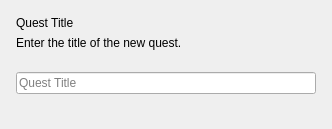
<?xml version="1.0" encoding="UTF-8"?>
<ui version="4.0">
 <class>SolarusEditor::NewQuestDialogTitlePage</class>
 <widget class="QWidget" name="SolarusEditor::NewQuestDialogTitlePage">
  <property name="geometry">
   <rect>
    <x>0</x>
    <y>0</y>
    <width>324</width>
    <height>129</height>
   </rect>
  </property>
  <layout class="QVBoxLayout" name="verticalLayout">
   <property name="leftMargin">
    <number>16</number>
   </property>
   <property name="topMargin">
    <number>16</number>
   </property>
   <property name="rightMargin">
    <number>16</number>
   </property>
   <property name="bottomMargin">
    <number>16</number>
   </property>
   <item>
    <widget class="QLabel" name="title_label">
     <property name="text">
      <string>Quest Title</string>
     </property>
    </widget>
   </item>
   <item>
    <widget class="QLabel" name="description_label">
     <property name="text">
      <string>Enter the title of the new quest.</string>
     </property>
     <property name="wordWrap">
      <bool>true</bool>
     </property>
    </widget>
   </item>
   <item>
    <spacer name="verticalSpacer">
     <property name="orientation">
      <enum>Qt::Orientation::Vertical</enum>
     </property>
     <property name="sizeType">
      <enum>QSizePolicy::Policy::Fixed</enum>
     </property>
     <property name="sizeHint" stdset="0">
      <size>
       <width>0</width>
       <height>16</height>
      </size>
     </property>
    </spacer>
   </item>
   <item>
    <widget class="QLineEdit" name="quest_title_edit">
     <property name="minimumSize">
      <size>
       <width>300</width>
       <height>0</height>
      </size>
     </property>
     <property name="placeholderText">
      <string>Quest Title</string>
     </property>
    </widget>
   </item>
   <item>
    <spacer name="vertical_spacer">
     <property name="orientation">
      <enum>Qt::Orientation::Vertical</enum>
     </property>
     <property name="sizeHint" stdset="0">
      <size>
       <width>0</width>
       <height>0</height>
      </size>
     </property>
    </spacer>
   </item>
  </layout>
 </widget>
 <resources/>
 <connections/>
</ui>
